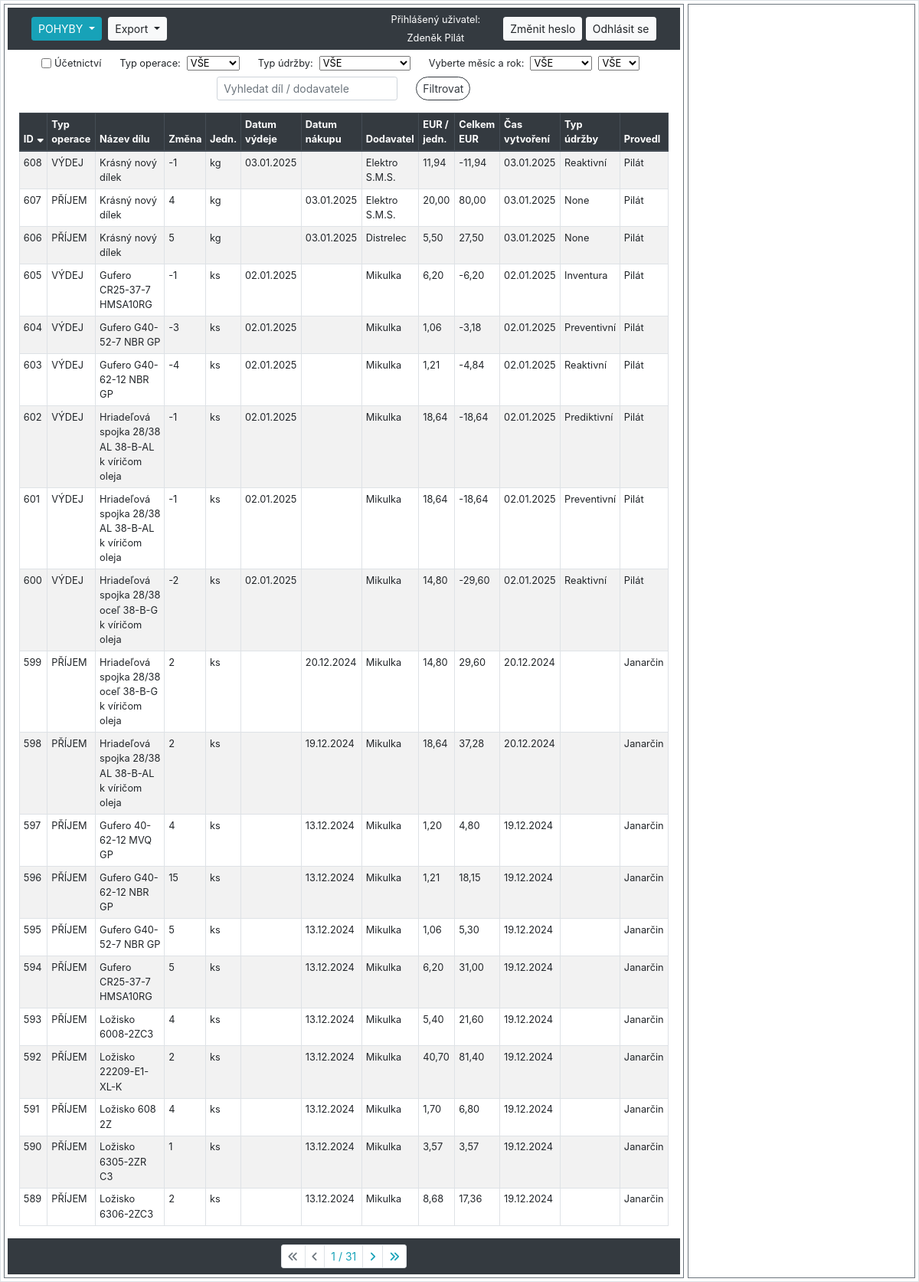
/sklad/audit_logs/ (signed in), run on the app's committed database.
### hpm_sklad/models.py (models this page shows, shortened)
class AuditLog(models.Model):
    class Meta:
        verbose_name_plural = "Auditovací logy"
        ordering = ["-id"]
    MOVEMENT_CHOICES = [
        ('PŘÍJEM', 'Příjem'),
        ('VÝDEJ', 'Výdej')
    ]
    UDRZBA_CHOICES = [
        ('Reaktivní', 'Reaktivní'),
        ('Preventivní', 'Preventivní'),
        ('Prediktivní', 'Prediktivní'),
        ('Inventura', 'Inventurní rozdíl'),
    ]
    ucetnictvi = models.BooleanField(verbose_name="Účetnictví")
    evidencni_cislo = models.ForeignKey(Sklad, on_delete=models.CASCADE, verbose_name="Evidenční číslo")
    interne_cislo = models.IntegerField(null=True, verbose_name="Číslo karty")
    objednano = models.CharField(max_length=100, null=True, blank=True, verbose_name="Objednáno?")
    nazev_dilu = models.CharField(max_length=100, verbose_name="Název dílu", db_index=True)
    zmena_mnozstvi = models.IntegerField(verbose_name="Změna množství")
    mnozstvi = models.PositiveIntegerField(verbose_name="Množství")
    jednotky = models.CharField(max_length=10, choices=JEDNOTKY_CHOICES, default='ks', verbose_name="Jednotky")
    typ_operace = models.CharField(max_length=10, choices=MOVEMENT_CHOICES, null=True, verbose_name="Typ operace")
    pouzite_zarizeni = models.CharField(max_length=70, null=True, verbose_name="Pro zařízení")
    umisteni = models.CharField(max_length=25, verbose_name="Umístění")
    dodavatel = models.CharField(max_length=70, verbose_name="Dodavatel")
    datum_vydeje = models.DateField(null=True, blank=True, verbose_name="Datum výdeje")
    datum_nakupu = models.DateField(null=True, blank=True, verbose_name="Datum nákupu")
    cislo_objednavky = models.CharField(max_length=20, null=True, blank=True, verbose_name="Číslo objednávky")
    jednotkova_cena_eur = models.FloatField(default=0.0, verbose_name="EUR/jednotka")
    celkova_cena_eur = models.FloatField(default=0.0, verbose_name="Celkem EUR")
    cas_vytvoreni = models.DateTimeField(auto_now_add=True, verbose_name="Čas vytvoření")
    operaci_provedl = models.ForeignKey(User, on_delete=models.CASCADE, verbose_name="Operaci provedl")
    typ_udrzby = models.CharField(max_length=20, choices=UDRZBA_CHOICES, null=True, verbose_name="Typ údržby")
    poznamka = models.CharField(null=True, blank=True, max_length=200, verbose_name="Poznámka")

### hpm_sklad/views.py (the view, shortened to what this page needs)
# urls.py: path('sklad/audit_logs/', views.AuditLogListView.as_view(), name='audit_log'),
class AuditLogListView(LoginRequiredMixin, ListView):
    model = AuditLog
    template_name = 'hpm_sklad/audit_log.html'
    paginate_by = 20
    export_csv = False
    graph = False
    graph_type_of_maintenance = False
    def get_context_data(self, **kwargs):
        context = super().get_context_data(**kwargs)
        selected_id = self.request.GET.get('selected', None)
        if selected_id:
            context['selected_item'] = get_object_or_404(AuditLog, id=selected_id)
        else:
            context['selected_item'] = None
        current_year = datetime.datetime.now().year
        context['years'] = range(current_year, 2023, -1)
        context.update({
            'db_table': 'audit_log',
            'sort': self.request.GET.get('sort', 'id'),
            'order': self.request.GET.get('order', 'down'),
            'query': self.request.GET.get('query', ''),
            'typ_operace': self.request.GET.get('typ_operace', 'VŠE'),
            'typ_udrzby': self.request.GET.get('typ_udrzby', 'VŠE'),
            'month': self.request.GET.get('month', 'VŠE'),
            'year': self.request.GET.get('year', 'VŠE'),
            'ucetnictvi': self.request.GET.get('ucetnictvi', ''),
            'current_user': self.request.user,
        })
        return context
    def get_queryset(self):
        queryset = AuditLog.objects.all()
        query = self.request.GET.get('query', '')
        sort = self.request.GET.get('sort', 'id')
        order = self.request.GET.get('order', 'down')
        typ_operace = self.request.GET.get('typ_operace', 'VŠE')
        typ_udrzby = self.request.GET.get('typ_udrzby', 'VŠE')
        self.month = self.request.GET.get('month', 'VŠE')
        self.year = self.request.GET.get('year', 'VŠE')
        if query:
            queryset = queryset.filter(
                Q(nazev_dilu__icontains=query) | Q(dodavatel__icontains=query)
            )
        if self.request.GET.get('ucetnictvi', '') == 'on':
            queryset = queryset.filter(ucetnictvi=True)
        if typ_operace != 'VŠE':
            queryset = queryset.filter(typ_operace=typ_operace)
        if typ_udrzby != 'VŠE':
            queryset = queryset.filter(typ_udrzby=typ_udrzby)
        if self.month != 'VŠE':
            queryset = queryset.filter(
                Q(datum_vydeje__month=self.month) | Q(datum_nakupu__month=self.month)
            )
        if self.year != 'VŠE':
            queryset = queryset.filter(
                Q(datum_vydeje__year=self.year) | Q(datum_nakupu__year=self.year)
            )
        if order == 'down':
            sort = f"-{sort}"
        queryset = queryset.order_by(sort)
        return queryset
    def render_to_response(self, context, **response_kwargs):
        if getattr(self, 'export_csv', False):
            return self.export_to_csv(self.get_queryset())
        elif getattr(self, 'graph_type_of_maintenance', False):
            return self.generate_graph_by_maintenance(self.get_queryset())
        elif getattr(self, 'graph', False):
            return self.generate_graph_to_pdf(self.get_queryset())
        else:
            return super().render_to_response(context, **response_kwargs)

### hpm_sklad/templates/hpm_sklad/audit_log.html (shortened to what this page needs)
{% extends "hpm_sklad/base_left_right_column.html" %}
{% load static %}
{% load custom_filters %}
{% block left_content %}
    <form method="GET" action="" class="form-inline justify-content-center align-items-center small my-2">
        <div class="form-group form-check mx-sm-2 mb-2">
            <input type="checkbox" class="form-check-input" name="ucetnictvi" id="ucetnictvi" {% if request.GET.ucetnictvi == 'on' %}checked{% endif %}>
            <label class="form-check-label mr-sm-2" for="ucetnictvi">Účetnictví</label>
        </div>
        <div class="form-group mx-sm-2 mb-2">
            <label for="typ_operace" class="mr-sm-2">Typ operace:</label>
            <select name="typ_operace" class="form-select form-select-sm mr-sm-2" id="typ_operace">
                <option value="VŠE" {% if request.GET.typ_operace == 'VŠE' or not request.GET.typ_operace %}selected{% endif %}>VŠE</option>
            </select>
        </div>
        <div class="form-group mx-sm-2 mb-2">
            <label for="typ_udrzby" class="mr-sm-2">Typ údržby:</label>
            <select name="typ_udrzby" class="form-select form-select-sm mr-sm-2" id="typ_udrzby">
                <option value="VŠE" {% if request.GET.typ_udrzby == 'VŠE' or not request.GET.typ_udrzby %}selected{% endif %}>VŠE</option>
            </select>
        </div>
        <div class="form-group ml-sm-2 mb-2">
            <label for="month" class="mr-sm-2">Vyberte měsíc a rok:</label>
            <select name="month" id="month" class="form-select form-select-sm mr-sm-2">
                <option value="VŠE" {% if request.GET.month == 'VŠE' or not request.GET.month %}selected{% endif %}>VŠE</option>
            </select>
        </div>
        <div class="form-group mr-sm-2 mb-2">
            <select name="year" id="year" class="form-select form-select-sm mr-sm-2">
                <option value="VŠE" {% if request.GET.year == 'VŠE' or not request.GET.year %}selected{% endif %}>VŠE</option>
            </select>
        </div>
        <div class="form-group mx-sm-2 mb-2">
            <input class="form-control form-control-sm mr-sm-2" type="text" name="query" placeholder="Vyhledat díl / dodavatele" value="{{ request.GET.query }}">
        </div>
        <div class="form-group mx-sm-2 mb-2">
            <button class="btn btn-outline-dark btn-sm rounded-pill" type="submit">Filtrovat</button>
        </div>
    </form>
    <div class="container-fluid">
        <table class="table table-sm table-hover table-striped table-bordered">
            <thead class="thead-dark">
                <tr>
                    {% with request.GET.urlencode as querystring %}
                        <th>
                            <a href="?sort=id&order={% if request.GET.sort == 'id' and request.GET.order == 'up' %}down{% else %}up{% endif %}&{{ querystring|url_remove_param:'sort,order' }}">
                                ID
                                {% if not request.GET.sort %}
                                    <i class="fas fa-sort-down"></i>
                                {% endif %}
                            </a>
                        </th>
                        <th>
                            <a href="?sort=typ_operace&order={% if request.GET.sort == 'typ_operace' and request.GET.order == 'up' %}down{% else %}up{% endif %}&{{ querystring|url_remove_param:'sort,order' }}">
                                Typ operace
                            </a>
                        </th>
                        <th>
                            <a href="?sort=nazev_dilu&order={% if request.GET.sort == 'nazev_dilu' and request.GET.order == 'up' %}down{% else %}up{% endif %}&{{ querystring|url_remove_param:'sort,order' }}">
                                Název dílu
                            </a>
                        </th>
                        <th>
                            <a href="?sort=zmena_mnozstvi&order={% if request.GET.sort == 'zmena_mnozstvi' and request.GET.order == 'up' %}down{% else %}up{% endif %}&{{ querystring|url_remove_param:'sort,order' }}">
                                Změna
                            </a>
                        </th>
                        <th>
                            <a href="?sort=jednotky&order={% if request.GET.sort == 'jednotky' and request.GET.order == 'up' %}down{% else %}up{% endif %}&{{ querystring|url_remove_param:'sort,order' }}">
                                Jedn.
                            </a>
                        </th>
                        <th>
                            <a href="?sort=datum_vydeje&order={% if request.GET.sort == 'datum_vydeje' and request.GET.order == 'up' %}down{% else %}up{% endif %}&{{ querystring|url_remove_param:'sort,order' }}">
                                Datum výdeje
                            </a>
                        </th>
                        <th>
                            <a href="?sort=datum_nakupu&order={% if request.GET.sort == 'datum_nakupu' and request.GET.order == 'up' %}down{% else %}up{% endif %}&{{ querystring|url_remove_param:'sort,order' }}">
                                Datum nákupu
                            </a>
                        </th>
                        <th>
                            <a href="?sort=dodavatel&order={% if request.GET.sort == 'dodavatel' and request.GET.order == 'up' %}down{% else %}up{% endif %}&{{ querystring|url_remove_param:'sort,order' }}">
                                Dodavatel
                            </a>
                        </th>
                        <th>
                            <a href="?sort=jednotkova_cena_eur&order={% if request.GET.sort == 'jednotkova_cena_eur' and request.GET.order == 'up' %}down{% else %}up{% endif %}&{{ querystring|url_remove_param:'sort,order' }}">
                                EUR / jedn.
                            </a>
                        </th>
                        <th>
                            <a href="?sort=celkova_cena_eur&order={% if request.GET.sort == 'celkova_cena_eur' and request.GET.order == 'up' %}down{% else %}up{% endif %}&{{ querystring|url_remove_param:'sort,order' }}">
                                Celkem EUR
                            </a>
                        </th>
                        <th>
                            <a href="?sort=cas_vytvoreni&order={% if request.GET.sort == 'cas_vytvoreni' and request.GET.order == 'up' %}down{% else %}up{% endif %}&{{ querystring|url_remove_param:'sort,order' }}">
                                Čas vytvoření
                            </a>
                        </th>
                        <th>
                            <a href="?sort=typ_udrzby&order={% if request.GET.sort == 'typ_udrzby' and request.GET.order == 'up' %}down{% else %}up{% endif %}&{{ querystring|url_remove_param:'sort,order' }}">
                                Typ údržby
                            </a>
                        </th>
                        <th>
                            <a href="?sort=operaci_provedl&order={% if request.GET.sort == 'operaci_provedl' and request.GET.order == 'up' %}down{% else %}up{% endif %}&{{ querystring|url_remove_param:'sort,order' }}">
                                Provedl
                            </a>
                        </th>
                    {% endwith %}
                </tr>
            </thead>
            <tbody class="show-pointer">
                {% for item in object_list %}
                    <tr data-id="{{ item.pk }}" data-detail-url="{% url 'detail_audit_log' item.pk %}" onclick="loadDetail('{% url 'detail_audit_log' item.pk %}', '{{ item.pk }}')"
                    {% if item.pk == selected_item.pk %} class="table-info"{% endif %}>
                        <td>{{ item.pk }}</td>
                        <td>{{ item.typ_operace }}</td>
                        <td>{{ item.nazev_dilu|truncatechars:58 }}</td>
                        <td>{{ item.zmena_mnozstvi }}</td>
                        <td>{{ item.jednotky }}</td>
                        <td>{{ item.datum_vydeje | date:"d.m.Y" }}</td>
                        <td>{{ item.datum_nakupu | date:"d.m.Y" }}</td>
                        <td>{{ item.dodavatel|truncatechars:20 }}</td>
                        <td>{{ item.jednotkova_cena_eur|floatformat:2 }}</td>
                        <td>{{ item.celkova_cena_eur|floatformat:2 }}</td>
                        <td>{{ item.cas_vytvoreni|date:"d.m.Y" }}</td>
                        <td>{{ item.typ_udrzby }}</td>
                        <td>{{ item.operaci_provedl.last_name }}</td>
                    </tr>
                {% endfor %}
            </tbody>
        </table>
    </div>
    {% include "hpm_sklad/pagination.html" %}
{% endblock %}

### hpm_sklad/templates/hpm_sklad/navbar.html (shortened to what this page needs)
<nav class="navbar navbar-expand-lg navbar-dark bg-dark">
    <div class="col">
        <div class="btn-group btn-group-sm dropdown my-1 mr-1">
            <button class="btn btn-info dropdown-toggle" type="button" id="dropdownMenuButton1" data-toggle="dropdown" aria-haspopup="true" aria-expanded="false">
                {% if db_table == 'sklad' %}SKLAD{% elif db_table == 'audit_log' %}POHYBY{% elif db_table == 'dodavatele' %}DODAVATELÉ{% elif db_table == 'poptavky' %}POPTÁVKY{% else %}Výběr modulu{% endif %}
            </button>
        </div>
        {% if db_table == 'audit_log' %}
            <div class="btn-group btn-group-sm dropdown mr-1">
                <button class="btn btn-light dropdown-toggle" type="button" id="dropdownMenuButton2" data-toggle="dropdown" aria-haspopup="true" aria-expanded="false">
                    Export
                </button>
            </div>
        {% endif %}
    </div>
    {% if user.is_authenticated %}
        <div class="col-auto">
            <div>
                <p class="h6 small text-white">Přihlášený uživatel:</p>
            </div>
            <div>
                <p class="h6 small text-center my-0 text-white">{{ current_user.first_name }} {{ current_user.last_name }}</p>
            </div>
        </div>
        <div class="col-auto">
            <a class="btn btn-light btn-sm" href="{% url 'custom_password_change' %}">Změnit heslo</a>
            <a class="btn btn-light btn-sm" href="{% url 'logout' %}">Odhlásit se</a>
        </div>
    {% else %}
        <div class="col-auto">
            <a class="btn btn-light btn-sm" href="{% url 'login' %}">Přihlásit se</a>
        </div>
    {% endif %}
</nav>

### data on the page
AuditLog: pk "608", typ_operace "VÝDEJ", nazev_dilu "Krásný nový dílek", zmena_mnozstvi "-1", jednotky "kg", datum_vydeje "03.01.2025", dodavatel "Elektro S.M.S.", jednotkova_cena_eur "11,94", celkova_cena_eur "-11,94", cas_vytvoreni "03.01.2025", typ_udrzby "Reaktivní", operaci_provedl.last_name "Pilát"
AuditLog: pk "607", typ_operace "PŘÍJEM", nazev_dilu "Krásný nový dílek", zmena_mnozstvi "4", jednotky "kg", datum_nakupu "03.01.2025", dodavatel "Elektro S.M.S.", jednotkova_cena_eur "20,00", celkova_cena_eur "80,00", cas_vytvoreni "03.01.2025", typ_udrzby "None", operaci_provedl.last_name "Pilát"
AuditLog: pk "606", typ_operace "PŘÍJEM", nazev_dilu "Krásný nový dílek", zmena_mnozstvi "5", jednotky "kg", datum_nakupu "03.01.2025", dodavatel "Distrelec", jednotkova_cena_eur "5,50", celkova_cena_eur "27,50", cas_vytvoreni "03.01.2025", typ_udrzby "None", operaci_provedl.last_name "Pilát"
AuditLog: pk "605", typ_operace "VÝDEJ", nazev_dilu "Gufero CR25-37-7 HMSA10RG", zmena_mnozstvi "-1", jednotky "ks", datum_vydeje "02.01.2025", dodavatel "Mikulka", jednotkova_cena_eur "6,20", celkova_cena_eur "-6,20", cas_vytvoreni "02.01.2025", typ_udrzby "Inventura", operaci_provedl.last_name "Pilát"
AuditLog: pk "604", typ_operace "VÝDEJ", nazev_dilu "Gufero G40-52-7 NBR GP", zmena_mnozstvi "-3", jednotky "ks", datum_vydeje "02.01.2025", dodavatel "Mikulka", jednotkova_cena_eur "1,06", celkova_cena_eur "-3,18", cas_vytvoreni "02.01.2025", typ_udrzby "Preventivní", operaci_provedl.last_name "Pilát"
AuditLog: pk "603", typ_operace "VÝDEJ", nazev_dilu "Gufero G40-62-12 NBR GP", zmena_mnozstvi "-4", jednotky "ks", datum_vydeje "02.01.2025", dodavatel "Mikulka", jednotkova_cena_eur "1,21", celkova_cena_eur "-4,84", cas_vytvoreni "02.01.2025", typ_udrzby "Reaktivní", operaci_provedl.last_name "Pilát"
AuditLog: pk "602", typ_operace "VÝDEJ", nazev_dilu "Hriadeľová spojka 28/38 AL 38-B-AL k víričom oleja", zmena_mnozstvi "-1", jednotky "ks", datum_vydeje "02.01.2025", dodavatel "Mikulka", jednotkova_cena_eur "18,64", celkova_cena_eur "-18,64", cas_vytvoreni "02.01.2025", typ_udrzby "Prediktivní", operaci_provedl.last_name "Pilát"
AuditLog: pk "601", typ_operace "VÝDEJ", nazev_dilu "Hriadeľová spojka 28/38 AL 38-B-AL k víričom oleja", zmena_mnozstvi "-1", jednotky "ks", datum_vydeje "02.01.2025", dodavatel "Mikulka", jednotkova_cena_eur "18,64", celkova_cena_eur "-18,64", cas_vytvoreni "02.01.2025", typ_udrzby "Preventivní", operaci_provedl.last_name "Pilát"
AuditLog: pk "600", typ_operace "VÝDEJ", nazev_dilu "Hriadeľová spojka 28/38 oceľ 38-B-G k víričom oleja", zmena_mnozstvi "-2", jednotky "ks", datum_vydeje "02.01.2025", dodavatel "Mikulka", jednotkova_cena_eur "14,80", celkova_cena_eur "-29,60", cas_vytvoreni "02.01.2025", typ_udrzby "Reaktivní", operaci_provedl.last_name "Pilát"
AuditLog: pk "599", typ_operace "PŘÍJEM", nazev_dilu "Hriadeľová spojka 28/38 oceľ 38-B-G k víričom oleja", zmena_mnozstvi "2", jednotky "ks", datum_nakupu "20.12.2024", dodavatel "Mikulka", jednotkova_cena_eur "14,80", celkova_cena_eur "29,60", cas_vytvoreni "20.12.2024", operaci_provedl.last_name "Janarčin"
AuditLog: pk "598", typ_operace "PŘÍJEM", nazev_dilu "Hriadeľová spojka 28/38 AL 38-B-AL k víričom oleja", zmena_mnozstvi "2", jednotky "ks", datum_nakupu "19.12.2024", dodavatel "Mikulka", jednotkova_cena_eur "18,64", celkova_cena_eur "37,28", cas_vytvoreni "20.12.2024", operaci_provedl.last_name "Janarčin"
AuditLog: pk "597", typ_operace "PŘÍJEM", nazev_dilu "Gufero 40-62-12 MVQ GP", zmena_mnozstvi "4", jednotky "ks", datum_nakupu "13.12.2024", dodavatel "Mikulka", jednotkova_cena_eur "1,20", celkova_cena_eur "4,80", cas_vytvoreni "19.12.2024", operaci_provedl.last_name "Janarčin"
AuditLog: pk "596", typ_operace "PŘÍJEM", nazev_dilu "Gufero G40-62-12 NBR GP", zmena_mnozstvi "15", jednotky "ks", datum_nakupu "13.12.2024", dodavatel "Mikulka", jednotkova_cena_eur "1,21", celkova_cena_eur "18,15", cas_vytvoreni "19.12.2024", operaci_provedl.last_name "Janarčin"
AuditLog: pk "595", typ_operace "PŘÍJEM", nazev_dilu "Gufero G40-52-7 NBR GP", zmena_mnozstvi "5", jednotky "ks", datum_nakupu "13.12.2024", dodavatel "Mikulka", jednotkova_cena_eur "1,06", celkova_cena_eur "5,30", cas_vytvoreni "19.12.2024", operaci_provedl.last_name "Janarčin"
AuditLog: pk "594", typ_operace "PŘÍJEM", nazev_dilu "Gufero CR25-37-7 HMSA10RG", zmena_mnozstvi "5", jednotky "ks", datum_nakupu "13.12.2024", dodavatel "Mikulka", jednotkova_cena_eur "6,20", celkova_cena_eur "31,00", cas_vytvoreni "19.12.2024", operaci_provedl.last_name "Janarčin"
AuditLog: pk "593", typ_operace "PŘÍJEM", nazev_dilu "Ložisko 6008-2ZC3", zmena_mnozstvi "4", jednotky "ks", datum_nakupu "13.12.2024", dodavatel "Mikulka", jednotkova_cena_eur "5,40", celkova_cena_eur "21,60", cas_vytvoreni "19.12.2024", operaci_provedl.last_name "Janarčin"
AuditLog: pk "592", typ_operace "PŘÍJEM", nazev_dilu "Ložisko 22209-E1-XL-K", zmena_mnozstvi "2", jednotky "ks", datum_nakupu "13.12.2024", dodavatel "Mikulka", jednotkova_cena_eur "40,70", celkova_cena_eur "81,40", cas_vytvoreni "19.12.2024", operaci_provedl.last_name "Janarčin"
AuditLog: pk "591", typ_operace "PŘÍJEM", nazev_dilu "Ložisko 608 2Z", zmena_mnozstvi "4", jednotky "ks", datum_nakupu "13.12.2024", dodavatel "Mikulka", jednotkova_cena_eur "1,70", celkova_cena_eur "6,80", cas_vytvoreni "19.12.2024", operaci_provedl.last_name "Janarčin"
AuditLog: pk "590", typ_operace "PŘÍJEM", nazev_dilu "Ložisko 6305-2ZR C3", zmena_mnozstvi "1", jednotky "ks", datum_nakupu "13.12.2024", dodavatel "Mikulka", jednotkova_cena_eur "3,57", celkova_cena_eur "3,57", cas_vytvoreni "19.12.2024", operaci_provedl.last_name "Janarčin"
AuditLog: pk "589", typ_operace "PŘÍJEM", nazev_dilu "Ložisko 6306-2ZC3", zmena_mnozstvi "2", jednotky "ks", datum_nakupu "13.12.2024", dodavatel "Mikulka", jednotkova_cena_eur "8,68", celkova_cena_eur "17,36", cas_vytvoreni "19.12.2024", operaci_provedl.last_name "Janarčin"

### other printed values
{{ current_user.first_name }} "Zdeněk"
{{ current_user.last_name }} "Pilát"
{{ page_obj.number }} "1"
{{ page_obj.paginator.num_pages }} "31"
